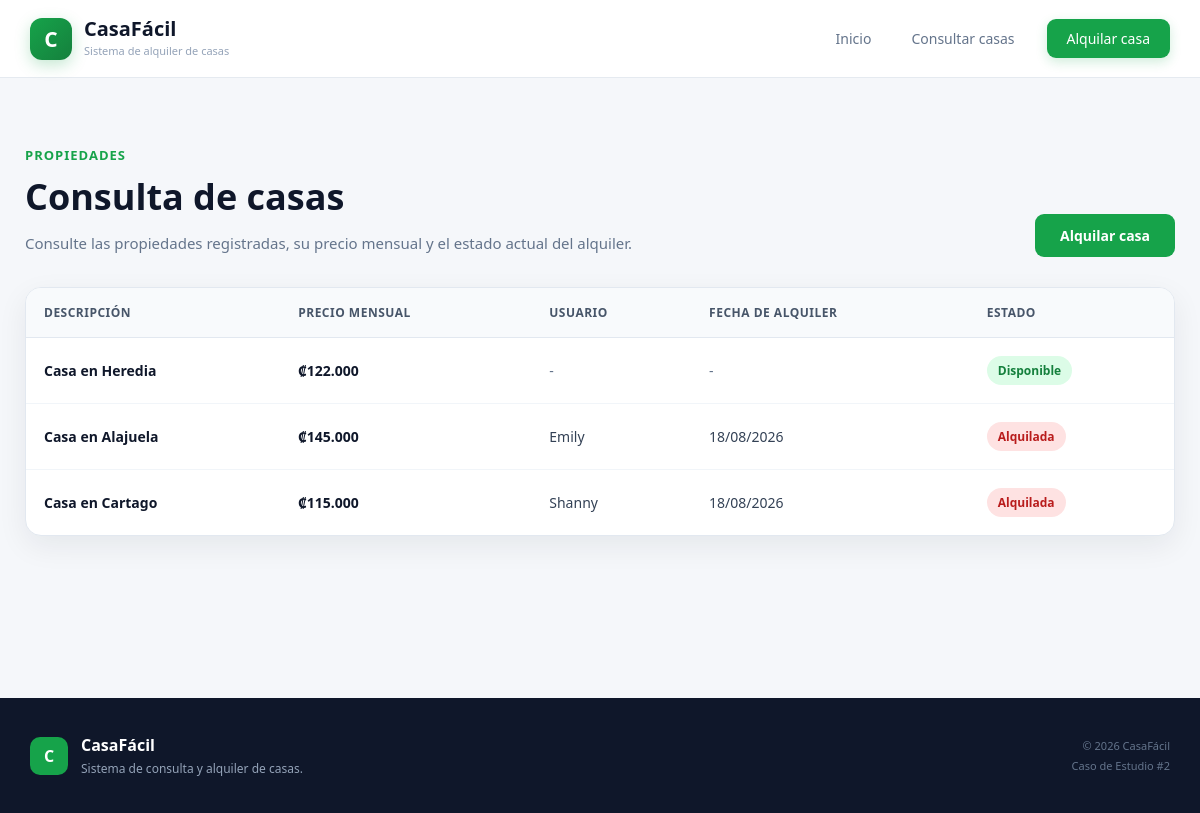
/View/ConsultaCasas.php, run on the app's committed database.
### tables this page shows
CREATE TABLE `CasasSistema` (
  `IdCasa` bigint NOT NULL AUTO_INCREMENT,
  `DescripcionCasa` varchar(30) NOT NULL,
  `PrecioCasa` int NOT NULL,
  `UsuarioAlquiler` varchar(30) DEFAULT NULL,
  `FechaAlquiler` datetime DEFAULT NULL,
  PRIMARY KEY (`IdCasa`)
);

### Model/CasasModel.php (called while the page is built, shortened)
<?php
function ConsultarCasasModel()
{
    $conn = OpenDB();
    $sql = "CALL sp_ConsultarCasas()";
    $result = $conn->query($sql);
    $casas = [];
    while ($row = $result->fetch_assoc()) {
        $casas[] = $row;
    }
    return $casas;
}

### Controller/CasasController.php (called while the page is built, shortened)
<?php
include_once $_SERVER['DOCUMENT_ROOT']  . '/WebCS_G6_CasoEstudio2/Model/CasasModel.php';
function ConsultarCasas()
{
    return ConsultarCasasModel();
}

### View/ConsultaCasas.php (the view, shortened to what this page needs)
<?php
include_once $_SERVER['DOCUMENT_ROOT']
    . '/WebCS_G6_CasoEstudio2/Controller/CasasController.php';
include_once $_SERVER['DOCUMENT_ROOT']
    . '/WebCS_G6_CasoEstudio2/View/Layout.php';
$casas = ConsultarCasas();
?>
<!DOCTYPE html>
<html lang="es">
<head>
    <?php ImportCSS(); ?>
</head>
<body>
<?php MostrarHeader(); ?>
<main class="consulta-main">
    <div class="consulta-contenedor">
        <div class="consulta-encabezado">
            <div>
                <span class="consulta-etiqueta">
                    Propiedades
                </span>
                <h1>
                    Consulta de casas
                </h1>
                <p>
                    Consulte las propiedades registradas,
                    su precio mensual y el estado actual
                    del alquiler.
                </p>
            </div>
            <a
                href="/WebCS_G6_CasoEstudio2/View/AlquilerCasas.php"
                class="btn-nuevo-alquiler"
            >
                Alquilar casa
            </a>
        </div>
        <div class="tabla-card">
            <div class="tabla-responsive">
                <table class="tabla-casas">
                    <thead>
                        <tr>
                            <th>
                                Descripción
                            </th>
                            <th>
                                Precio mensual
                            </th>
                            <th>
                                Usuario
                            </th>
                            <th>
                                Fecha de alquiler
                            </th>
                            <th>
                                Estado
                            </th>
                        </tr>
                    </thead>
                    <tbody>
                        <?php if (empty($casas)) { ?>
                            <tr>
                                <td
                                    colspan="5"
                                    class="sin-resultados"
                                >
                                    No existen casas para mostrar.
                                </td>
                            </tr>
                        <?php } else { ?>
                            <?php foreach ($casas as $casa) { ?>
                                <tr>
                                    <td>
                                        <span class="casa-descripcion">
                                            <?php
                                            echo htmlspecialchars(
                                                $casa["DescripcionCasa"]
                                            );
                                            ?>
                                        </span>
                                    </td>
                                    <td>
                                        <span class="precio-casa">
                                            ₡<?php
                                            echo number_format(
                                                $casa["PrecioCasa"],
                                                0,
                                                ",",
                                                "."
                                            );
                                            ?>
                                        </span>
                                    </td>
                                    <td>
                                        <?php
                                        if (
                                            empty(
                                                $casa["UsuarioAlquiler"]
                                            )
                                        ) {
                                            echo '<span class="texto-secundario">-</span>';
                                        } else {
                                            echo htmlspecialchars(
                                                $casa["UsuarioAlquiler"]
                                            );
                                        }
                                        ?>
                                    </td>
                                    <td>
                                        <?php
                                        if (
                                            empty(
                                                $casa["FechaAlquiler"]
                                            )
                                        ) {
                                            echo '<span class="texto-secundario">-</span>';
                                        } else {
                                                $fecha = date('d/m/Y', strtotime($casa["FechaAlquiler"]));
                                            echo htmlspecialchars(
                                                $fecha
                                            );
                                        }
                                        ?>
                                    </td>
                                    <td>
                                        <?php
                                        if (
                                            empty(
                                                $casa["UsuarioAlquiler"]
                                            )
                                        ) {
                                        ?>
                                            <span
                                                class="
                                                    estado
                                                    estado-disponible
                                                "
                                            >
                                                Disponible
                                            </span>
                                        <?php
                                        } else {
                                        ?>
                                            <span
                                                class="
                                                    estado
                                                    estado-alquilada
                                                "
                                            >
                                                Alquilada
                                            </span>
                                        <?php
                                        }
                                        ?>
                                    </td>
                                </tr>
                            <?php } ?>
                        <?php } ?>
                    </tbody>
                </table>
            </div>
        </div>
    </div>
</main>
<?php MostrarFooter(); ?>
</body>
</html>

### View/Layout.php
<?php
function ImportCSS()
{
    echo '
        <link
            rel="stylesheet"
            href="/WebCS_G6_CasoEstudio2/View/assets/css/estilos.css"
        >
    ';
}
function MostrarHeader()
{
    include $_SERVER['DOCUMENT_ROOT']
        . '/WebCS_G6_CasoEstudio2/View/layout/header.php';
}
function MostrarFooter()
{
    include $_SERVER['DOCUMENT_ROOT']
        . '/WebCS_G6_CasoEstudio2/View/layout/footer.php';
}
?>

### View/layout/header.php
<header class="header">
    <div class="header-contenedor">
        <a
            href="/WebCS_G6_CasoEstudio2/View/index.php"
            class="marca"
        >
            <div class="marca-icono">
                C
            </div>
            <div class="marca-texto">
                <span class="marca-nombre">
                    CasaFácil
                </span>
                <span class="marca-descripcion">
                    Sistema de alquiler de casas
                </span>
            </div>
        </a>
        <nav class="navegacion">
            <a
                href="/WebCS_G6_CasoEstudio2/View/index.php"
                class="nav-link"
            >
                Inicio
            </a>
            <a
                href="/WebCS_G6_CasoEstudio2/View/ConsultaCasas.php"
                class="nav-link"
            >
                Consultar casas
            </a>
            <a
                href="/WebCS_G6_CasoEstudio2/View/AlquilerCasas.php"
                class="nav-link nav-alquiler"
            >
                Alquilar casa
            </a>
        </nav>
    </div>
</header>

### View/layout/footer.php
<footer class="footer">
    <div class="footer-contenedor">
        <div class="footer-marca">
            <div class="footer-logo">
                C
            </div>
            <div>
                <h3>
                    CasaFácil
                </h3>
                <p>
                    Sistema de consulta y alquiler de casas.
                </p>
            </div>
        </div>
        <div class="footer-derecha">
            <p>
                © <?php echo date("Y"); ?> CasaFácil
            </p>
            <p>
                Caso de Estudio #2
            </p>
        </div>
    </div>
</footer>

### View/assets/css/estilos.css (style rules this page uses)
* { margin: 0; padding: 0; box-sizing: border-box; }
html { scroll-behavior: smooth; }
body { font-family: "Segoe UI", Arial, Helvetica, sans-serif; background-color: #f7f9fc; color: #1e293b; min-height: 100vh; }
a { text-decoration: none; }
.header { width: 100%; height: 78px; background-color: rgba(255, 255, 255, 0.96); border-bottom: 1px solid #e5eaf0; position: sticky; top: 0; z-index: 1000; backdrop-filter: blur(10px); }
.header-contenedor { max-width: 1200px; height: 100%; margin: 0 auto; padding: 0 30px; display: flex; align-items: center; justify-content: space-between; }
.marca { display: flex; align-items: center; gap: 12px; }
.marca-icono { width: 42px; height: 42px; background: linear-gradient( 135deg, #16a34a, #15803d ); color: white; border-radius: 12px; display: flex; justify-content: center; align-items: center; font-size: 21px; font-weight: 700; box-shadow: 0 5px 15px rgba(22, 163, 74, 0.25); }
.marca-texto { display: flex; flex-direction: column; }
.marca-nombre { color: #0f172a; font-size: 20px; font-weight: 700; line-height: 20px; }
.marca-descripcion { color: #94a3b8; font-size: 11px; margin-top: 4px; }
.navegacion { display: flex; align-items: center; gap: 8px; }
.nav-link { color: #64748b; font-size: 14px; font-weight: 500; padding: 10px 16px; border-radius: 9px; transition: all 0.2s ease; }
.nav-alquiler { background-color: #16a34a; color: white; margin-left: 8px; padding-left: 20px; padding-right: 20px; box-shadow: 0 4px 12px rgba(22, 163, 74, 0.20); }
.footer { background-color: #0f172a; color: white; padding: 36px 30px; }
.footer-contenedor { max-width: 1200px; margin: 0 auto; display: flex; align-items: center; justify-content: space-between; }
.footer-marca { display: flex; align-items: center; gap: 13px; }
.footer-logo { width: 38px; height: 38px; background-color: #16a34a; border-radius: 10px; display: flex; justify-content: center; align-items: center; font-weight: 700; }
.footer-marca h3 { font-size: 16px; margin-bottom: 4px; }
.footer-marca p { color: #94a3b8; font-size: 12px; }
.footer-derecha { text-align: right; color: #64748b; font-size: 11px; line-height: 1.8; }

### View/ConsultaCasas.php (style rules this page uses)
.consulta-main { min-height: calc(100vh - 180px); background: #f5f7fa; padding: 65px 20px 80px; }
.consulta-contenedor { width: 100%; max-width: 1150px; margin: 0 auto; }
.consulta-encabezado { display: flex; justify-content: space-between; align-items: flex-end; gap: 30px; margin-bottom: 30px; }
.consulta-etiqueta { display: inline-block; margin-bottom: 8px; color: #16a34a; font-size: 13px; font-weight: 700; text-transform: uppercase; letter-spacing: 1px; }
.consulta-encabezado h1 { margin: 0 0 10px; color: #0f172a; font-size: 36px; font-weight: 700; }
.consulta-encabezado p { margin: 0; color: #64748b; font-size: 15px; line-height: 1.7; }
.btn-nuevo-alquiler { display: inline-flex; align-items: center; justify-content: center; min-width: 140px; padding: 12px 18px; background: #16a34a; border-radius: 9px; color: #ffffff; text-decoration: none; font-size: 14px; font-weight: 700; transition: all 0.2s ease; }
.tabla-card { background: #ffffff; border: 1px solid #e2e8f0; border-radius: 16px; overflow: hidden; box-shadow: 0 10px 30px rgba(15, 23, 42, 0.07); }
.tabla-responsive { width: 100%; overflow-x: auto; }
.tabla-casas { width: 100%; border-collapse: collapse; }
.tabla-casas thead { background: #f8fafc; }
.tabla-casas th { padding: 16px 18px; border-bottom: 1px solid #e2e8f0; color: #475569; font-size: 12px; font-weight: 700; text-align: left; text-transform: uppercase; letter-spacing: 0.5px; white-space: nowrap; }
.tabla-casas td { padding: 18px; border-bottom: 1px solid #f1f5f9; color: #334155; font-size: 14px; vertical-align: middle; }
.tabla-casas tbody tr:last-child td { border-bottom: none; }
.tabla-casas tbody tr { transition: background 0.2s ease; }
.casa-descripcion { color: #0f172a; font-weight: 700; }
.precio-casa { color: #0f172a; font-weight: 600; }
.texto-secundario { color: #64748b; }
.estado { display: inline-flex; align-items: center; justify-content: center; padding: 6px 11px; border-radius: 999px; font-size: 12px; font-weight: 700; white-space: nowrap; }
.estado-disponible { background: #dcfce7; color: #15803d; }
.estado-alquilada { background: #fee2e2; color: #b91c1c; }

### data on the page
casassistema: DescripcionCasa "Casa en Heredia", PrecioCasa "122.000", shows "Disponible"
casassistema: DescripcionCasa "Casa en Alajuela", PrecioCasa "145.000", UsuarioAlquiler "Emily", FechaAlquiler "18/08/2026", shows "Alquilada"
casassistema: DescripcionCasa "Casa en Cartago", PrecioCasa "115.000", UsuarioAlquiler "Shanny", FechaAlquiler "18/08/2026", shows "Alquilada"
